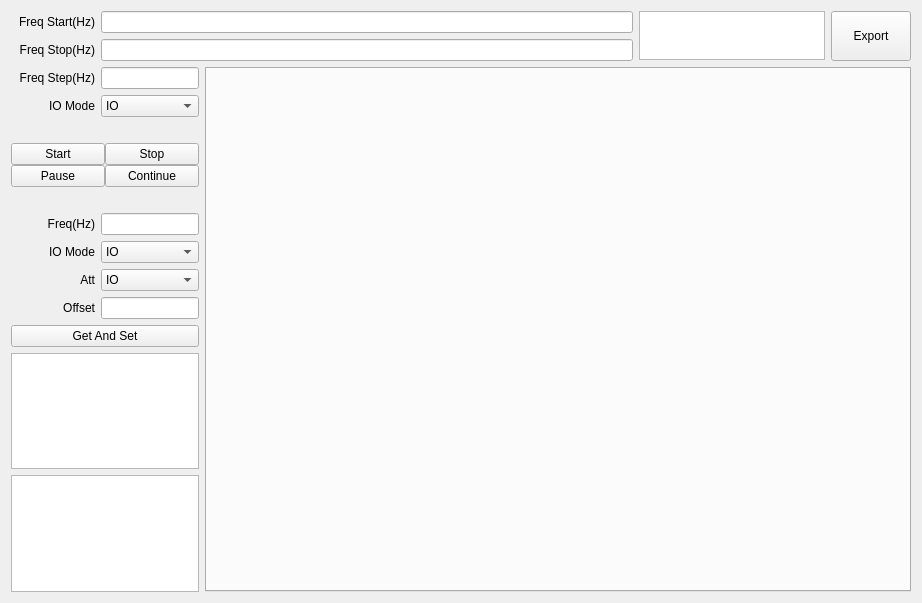
<?xml version="1.0" encoding="UTF-8"?>
<ui version="4.0">
 <class>QCalR1CTxAttDlg</class>
 <widget class="QWidget" name="QCalR1CTxAttDlg">
  <property name="geometry">
   <rect>
    <x>0</x>
    <y>0</y>
    <width>922</width>
    <height>603</height>
   </rect>
  </property>
  <property name="windowTitle">
   <string>Form</string>
  </property>
  <layout class="QVBoxLayout" name="verticalLayout_2" stretch="0,1">
   <item>
    <layout class="QHBoxLayout" name="horizontalLayout1" stretch="10,3,1">
     <item>
      <layout class="QVBoxLayout" name="verticalLayoutFreqStarStop">
       <item>
        <layout class="QHBoxLayout" name="horizontalLayoutFreqStar">
         <item>
          <widget class="QLabel" name="labelFreqStar">
           <property name="sizePolicy">
            <sizepolicy hsizetype="Fixed" vsizetype="Fixed">
             <horstretch>0</horstretch>
             <verstretch>0</verstretch>
            </sizepolicy>
           </property>
           <property name="minimumSize">
            <size>
             <width>84</width>
             <height>16</height>
            </size>
           </property>
           <property name="text">
            <string>Freq Start(Hz)</string>
           </property>
           <property name="alignment">
            <set>Qt::AlignRight|Qt::AlignTrailing|Qt::AlignVCenter</set>
           </property>
           <property name="buddy">
            <cstring>lineEditFreqStar</cstring>
           </property>
          </widget>
         </item>
         <item>
          <widget class="QLineEdit" name="lineEditFreqStar"/>
         </item>
        </layout>
       </item>
       <item>
        <layout class="QHBoxLayout" name="horizontalLayoutFreqStop">
         <item>
          <widget class="QLabel" name="labelFreqStop">
           <property name="sizePolicy">
            <sizepolicy hsizetype="Fixed" vsizetype="Fixed">
             <horstretch>0</horstretch>
             <verstretch>0</verstretch>
            </sizepolicy>
           </property>
           <property name="minimumSize">
            <size>
             <width>84</width>
             <height>16</height>
            </size>
           </property>
           <property name="text">
            <string>Freq Stop(Hz)</string>
           </property>
           <property name="alignment">
            <set>Qt::AlignRight|Qt::AlignTrailing|Qt::AlignVCenter</set>
           </property>
           <property name="buddy">
            <cstring>lineEditFreqStop</cstring>
           </property>
          </widget>
         </item>
         <item>
          <widget class="QLineEdit" name="lineEditFreqStop"/>
         </item>
        </layout>
       </item>
      </layout>
     </item>
     <item>
      <widget class="QTextEdit" name="textEditPath">
       <property name="sizePolicy">
        <sizepolicy hsizetype="Expanding" vsizetype="Fixed">
         <horstretch>0</horstretch>
         <verstretch>0</verstretch>
        </sizepolicy>
       </property>
       <property name="maximumSize">
        <size>
         <width>16777215</width>
         <height>49</height>
        </size>
       </property>
       <property name="readOnly">
        <bool>true</bool>
       </property>
      </widget>
     </item>
     <item>
      <widget class="QPushButton" name="pushButtonExport">
       <property name="sizePolicy">
        <sizepolicy hsizetype="Expanding" vsizetype="Expanding">
         <horstretch>0</horstretch>
         <verstretch>0</verstretch>
        </sizepolicy>
       </property>
       <property name="text">
        <string>Export</string>
       </property>
      </widget>
     </item>
    </layout>
   </item>
   <item>
    <layout class="QHBoxLayout" name="horizontalLayout" stretch="1,10">
     <item>
      <layout class="QVBoxLayout" name="verticalLayout">
       <item>
        <layout class="QHBoxLayout" name="horizontalLayoutFreqStep">
         <item>
          <widget class="QLabel" name="labelFreqStep">
           <property name="sizePolicy">
            <sizepolicy hsizetype="Fixed" vsizetype="Fixed">
             <horstretch>0</horstretch>
             <verstretch>0</verstretch>
            </sizepolicy>
           </property>
           <property name="minimumSize">
            <size>
             <width>84</width>
             <height>16</height>
            </size>
           </property>
           <property name="text">
            <string>Freq Step(Hz)</string>
           </property>
           <property name="alignment">
            <set>Qt::AlignRight|Qt::AlignTrailing|Qt::AlignVCenter</set>
           </property>
           <property name="buddy">
            <cstring>lineEditFreqStep</cstring>
           </property>
          </widget>
         </item>
         <item>
          <widget class="QLineEdit" name="lineEditFreqStep">
           <property name="sizePolicy">
            <sizepolicy hsizetype="Expanding" vsizetype="Fixed">
             <horstretch>0</horstretch>
             <verstretch>0</verstretch>
            </sizepolicy>
           </property>
           <property name="readOnly">
            <bool>true</bool>
           </property>
          </widget>
         </item>
        </layout>
       </item>
       <item>
        <layout class="QHBoxLayout" name="horizontalLayoutRefMethod_2" stretch="0,0">
         <item>
          <widget class="QLabel" name="labelCalIOMode">
           <property name="sizePolicy">
            <sizepolicy hsizetype="Fixed" vsizetype="Fixed">
             <horstretch>0</horstretch>
             <verstretch>0</verstretch>
            </sizepolicy>
           </property>
           <property name="minimumSize">
            <size>
             <width>84</width>
             <height>16</height>
            </size>
           </property>
           <property name="text">
            <string>IO Mode</string>
           </property>
           <property name="alignment">
            <set>Qt::AlignRight|Qt::AlignTrailing|Qt::AlignVCenter</set>
           </property>
           <property name="buddy">
            <cstring>lineEditFreqStep</cstring>
           </property>
          </widget>
         </item>
         <item>
          <widget class="QComboBox" name="comboBoxCalIOMode">
           <item>
            <property name="text">
             <string>IO</string>
            </property>
           </item>
           <item>
            <property name="text">
             <string>OUTPUT</string>
            </property>
           </item>
           <item>
            <property name="text">
             <string>IO+OUTPUT</string>
            </property>
           </item>
          </widget>
         </item>
        </layout>
       </item>
       <item>
        <spacer name="verticalSpacer1">
         <property name="orientation">
          <enum>Qt::Vertical</enum>
         </property>
         <property name="sizeType">
          <enum>QSizePolicy::Fixed</enum>
         </property>
         <property name="sizeHint" stdset="0">
          <size>
           <width>20</width>
           <height>20</height>
          </size>
         </property>
        </spacer>
       </item>
       <item>
        <layout class="QHBoxLayout" name="horizontalLayoutThreadCtrl">
         <property name="spacing">
          <number>0</number>
         </property>
         <item>
          <layout class="QVBoxLayout" name="verticalLayoutStarPaus">
           <property name="spacing">
            <number>0</number>
           </property>
           <item>
            <widget class="QPushButton" name="pushButtonStar">
             <property name="sizePolicy">
              <sizepolicy hsizetype="Expanding" vsizetype="Fixed">
               <horstretch>0</horstretch>
               <verstretch>0</verstretch>
              </sizepolicy>
             </property>
             <property name="text">
              <string>Start</string>
             </property>
            </widget>
           </item>
           <item>
            <widget class="QPushButton" name="pushButtonPaus">
             <property name="sizePolicy">
              <sizepolicy hsizetype="Expanding" vsizetype="Fixed">
               <horstretch>0</horstretch>
               <verstretch>0</verstretch>
              </sizepolicy>
             </property>
             <property name="text">
              <string>Pause</string>
             </property>
            </widget>
           </item>
          </layout>
         </item>
         <item>
          <layout class="QVBoxLayout" name="verticalLayoutStopCont">
           <property name="spacing">
            <number>0</number>
           </property>
           <item>
            <widget class="QPushButton" name="pushButtonStop">
             <property name="sizePolicy">
              <sizepolicy hsizetype="Expanding" vsizetype="Fixed">
               <horstretch>0</horstretch>
               <verstretch>0</verstretch>
              </sizepolicy>
             </property>
             <property name="text">
              <string>Stop</string>
             </property>
            </widget>
           </item>
           <item>
            <widget class="QPushButton" name="pushButtonCont">
             <property name="sizePolicy">
              <sizepolicy hsizetype="Expanding" vsizetype="Fixed">
               <horstretch>0</horstretch>
               <verstretch>0</verstretch>
              </sizepolicy>
             </property>
             <property name="text">
              <string>Continue</string>
             </property>
            </widget>
           </item>
          </layout>
         </item>
        </layout>
       </item>
       <item>
        <spacer name="verticalSpacer2">
         <property name="orientation">
          <enum>Qt::Vertical</enum>
         </property>
         <property name="sizeType">
          <enum>QSizePolicy::Fixed</enum>
         </property>
         <property name="sizeHint" stdset="0">
          <size>
           <width>20</width>
           <height>20</height>
          </size>
         </property>
        </spacer>
       </item>
       <item>
        <layout class="QHBoxLayout" name="horizontalLayoutFreq">
         <item>
          <widget class="QLabel" name="labelFreq">
           <property name="sizePolicy">
            <sizepolicy hsizetype="Fixed" vsizetype="Fixed">
             <horstretch>0</horstretch>
             <verstretch>0</verstretch>
            </sizepolicy>
           </property>
           <property name="minimumSize">
            <size>
             <width>84</width>
             <height>16</height>
            </size>
           </property>
           <property name="text">
            <string>Freq(Hz)</string>
           </property>
           <property name="alignment">
            <set>Qt::AlignRight|Qt::AlignTrailing|Qt::AlignVCenter</set>
           </property>
           <property name="buddy">
            <cstring>lineEditFreq</cstring>
           </property>
          </widget>
         </item>
         <item>
          <widget class="QLineEdit" name="lineEditFreq">
           <property name="sizePolicy">
            <sizepolicy hsizetype="Expanding" vsizetype="Fixed">
             <horstretch>0</horstretch>
             <verstretch>0</verstretch>
            </sizepolicy>
           </property>
          </widget>
         </item>
        </layout>
       </item>
       <item>
        <layout class="QHBoxLayout" name="horizontalLayoutDC_Q_2">
         <item>
          <widget class="QLabel" name="labelIOMode">
           <property name="sizePolicy">
            <sizepolicy hsizetype="Fixed" vsizetype="Fixed">
             <horstretch>0</horstretch>
             <verstretch>0</verstretch>
            </sizepolicy>
           </property>
           <property name="minimumSize">
            <size>
             <width>84</width>
             <height>16</height>
            </size>
           </property>
           <property name="text">
            <string>IO Mode</string>
           </property>
           <property name="alignment">
            <set>Qt::AlignRight|Qt::AlignTrailing|Qt::AlignVCenter</set>
           </property>
          </widget>
         </item>
         <item>
          <widget class="QComboBox" name="comboBoxIOMode">
           <item>
            <property name="text">
             <string>IO</string>
            </property>
           </item>
           <item>
            <property name="text">
             <string>OUTPUT</string>
            </property>
           </item>
          </widget>
         </item>
        </layout>
       </item>
       <item>
        <layout class="QHBoxLayout" name="horizontalLayoutDC_I">
         <item>
          <widget class="QLabel" name="labelAtt">
           <property name="sizePolicy">
            <sizepolicy hsizetype="Fixed" vsizetype="Fixed">
             <horstretch>0</horstretch>
             <verstretch>0</verstretch>
            </sizepolicy>
           </property>
           <property name="minimumSize">
            <size>
             <width>84</width>
             <height>16</height>
            </size>
           </property>
           <property name="text">
            <string>Att</string>
           </property>
           <property name="alignment">
            <set>Qt::AlignRight|Qt::AlignTrailing|Qt::AlignVCenter</set>
           </property>
          </widget>
         </item>
         <item>
          <widget class="QComboBox" name="comboBoxAtt">
           <item>
            <property name="text">
             <string>IO</string>
            </property>
           </item>
           <item>
            <property name="text">
             <string>OUTPUT</string>
            </property>
           </item>
          </widget>
         </item>
        </layout>
       </item>
       <item>
        <layout class="QHBoxLayout" name="horizontalLayoutFreq_2">
         <item>
          <widget class="QLabel" name="labelOffset">
           <property name="sizePolicy">
            <sizepolicy hsizetype="Fixed" vsizetype="Fixed">
             <horstretch>0</horstretch>
             <verstretch>0</verstretch>
            </sizepolicy>
           </property>
           <property name="minimumSize">
            <size>
             <width>84</width>
             <height>16</height>
            </size>
           </property>
           <property name="text">
            <string>Offset</string>
           </property>
           <property name="alignment">
            <set>Qt::AlignRight|Qt::AlignTrailing|Qt::AlignVCenter</set>
           </property>
           <property name="buddy">
            <cstring>lineEditFreq</cstring>
           </property>
          </widget>
         </item>
         <item>
          <widget class="QLineEdit" name="lineEditOffset">
           <property name="sizePolicy">
            <sizepolicy hsizetype="Expanding" vsizetype="Fixed">
             <horstretch>0</horstretch>
             <verstretch>0</verstretch>
            </sizepolicy>
           </property>
          </widget>
         </item>
        </layout>
       </item>
       <item>
        <widget class="QPushButton" name="pushButtonGetSet">
         <property name="sizePolicy">
          <sizepolicy hsizetype="Expanding" vsizetype="Fixed">
           <horstretch>0</horstretch>
           <verstretch>0</verstretch>
          </sizepolicy>
         </property>
         <property name="text">
          <string>Get And Set</string>
         </property>
        </widget>
       </item>
       <item>
        <widget class="QTableView" name="tableViewAttOP"/>
       </item>
       <item>
        <widget class="QTableView" name="tableViewAttIO"/>
       </item>
      </layout>
     </item>
     <item>
      <widget class="QCalR1CTxAttTabWidget" name="tabWidget"/>
     </item>
    </layout>
   </item>
  </layout>
 </widget>
 <customwidgets>
  <customwidget>
   <class>QCalR1CTxAttTabWidget</class>
   <extends>QTabWidget</extends>
   <header>qcalr1ctxatttabwidget.h</header>
   <container>1</container>
  </customwidget>
 </customwidgets>
 <resources/>
 <connections/>
</ui>
